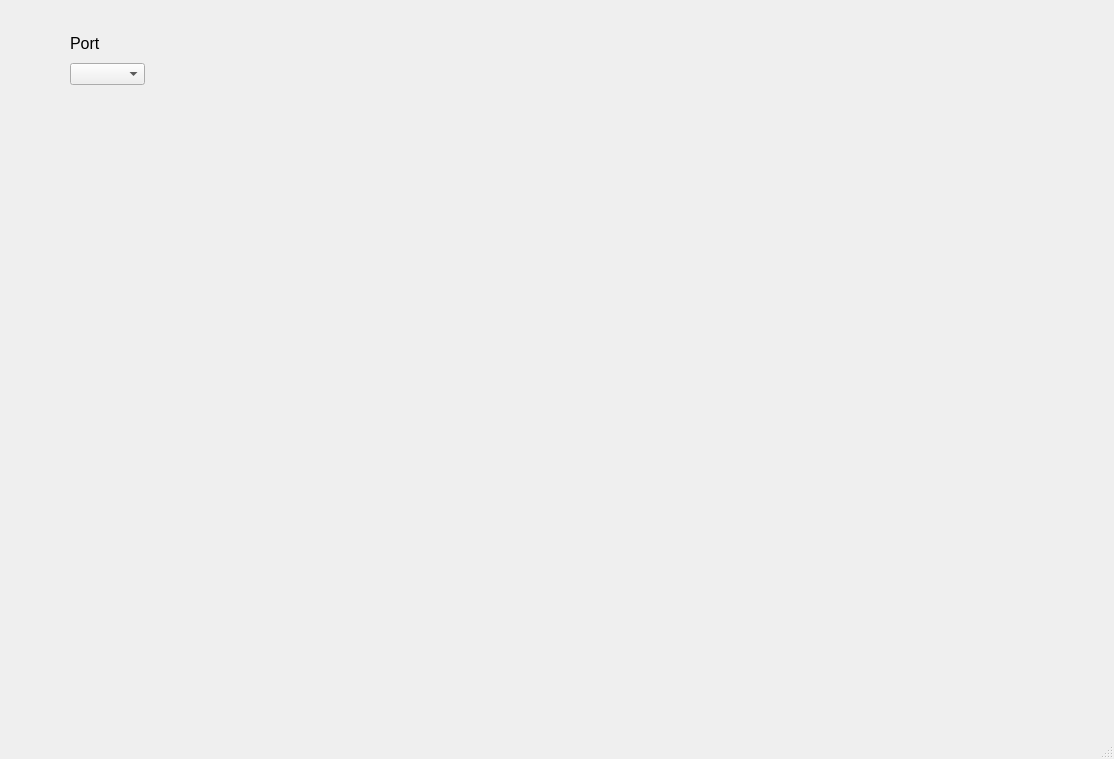
<?xml version="1.0" encoding="UTF-8"?>
<ui version="4.0">
 <class>MainWindow</class>
 <widget class="QMainWindow" name="MainWindow">
  <property name="geometry">
   <rect>
    <x>0</x>
    <y>0</y>
    <width>1114</width>
    <height>759</height>
   </rect>
  </property>
  <property name="windowTitle">
   <string>MainWindow</string>
  </property>
  <widget class="QWidget" name="centralwidget">
   <widget class="QWidget" name="">
    <property name="geometry">
     <rect>
      <x>70</x>
      <y>30</y>
      <width>75</width>
      <height>55</height>
     </rect>
    </property>
    <layout class="QVBoxLayout" name="verticalLayout">
     <item>
      <widget class="QLabel" name="label">
       <property name="font">
        <font>
         <pointsize>12</pointsize>
        </font>
       </property>
       <property name="text">
        <string>Port</string>
       </property>
      </widget>
     </item>
     <item>
      <widget class="QComboBox" name="COM_list"/>
     </item>
    </layout>
   </widget>
  </widget>
  <widget class="QStatusBar" name="statusbar"/>
 </widget>
 <resources/>
 <connections/>
</ui>
